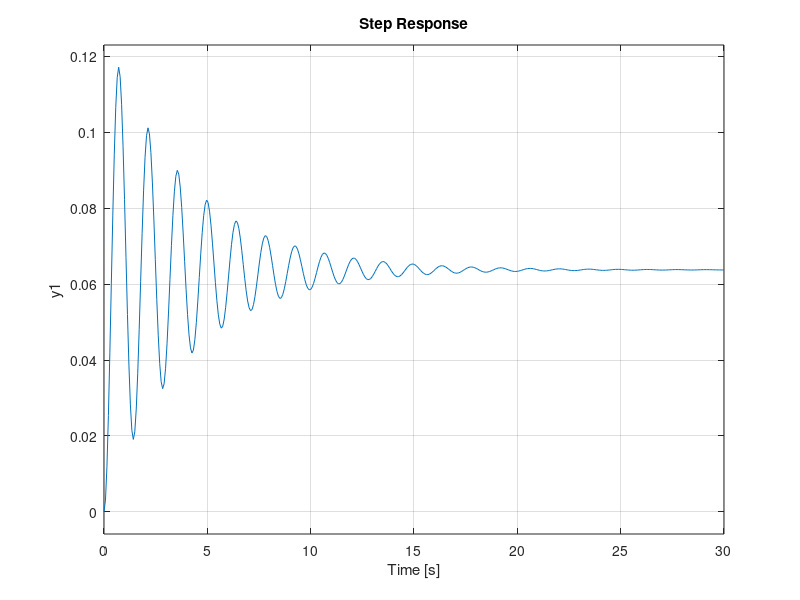

MATLAB code to generate this figure:
clear, clc

m = 3.2;               % [kg] Mass
l = 0.5;               % [m]   Pendulum Length
c = 0.4;               % [Nms] Angular Damping Ratio
g = 9.8;               % [m/s^2]    Gravity

G = tf(1,[m*l^2, c, m*g*l]);
P = pole(G)
step(G)